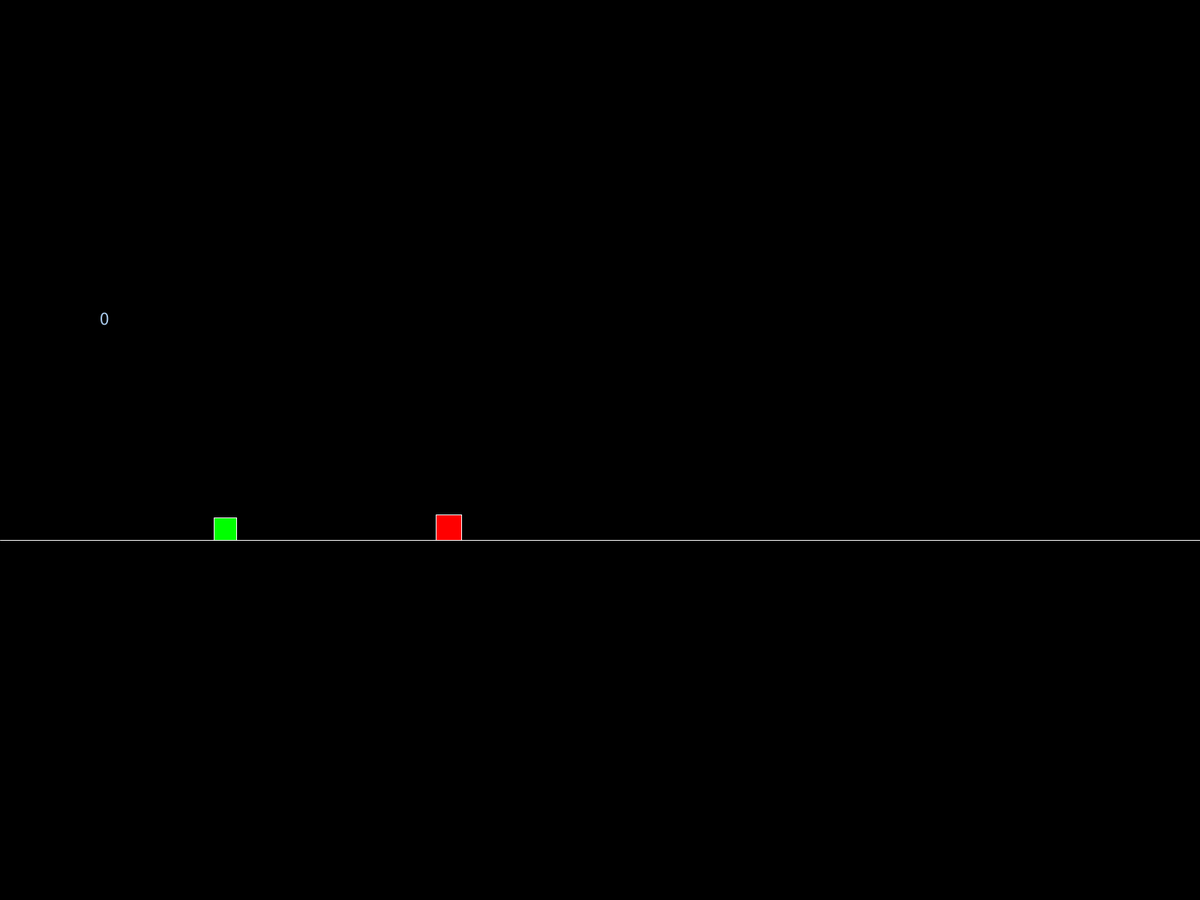
Frame 1 (no input)
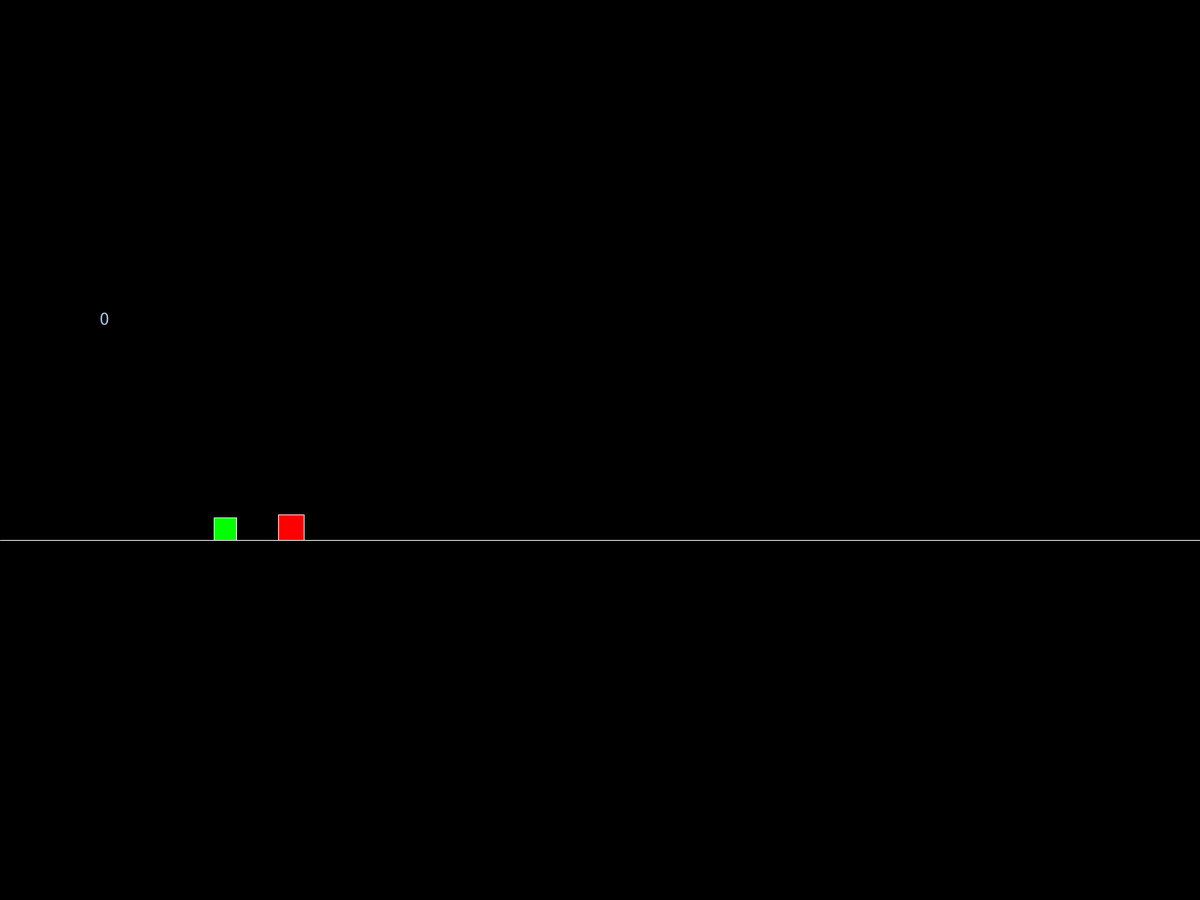
Frame 60 (the mouse pressed at the canvas centre just before this capture)
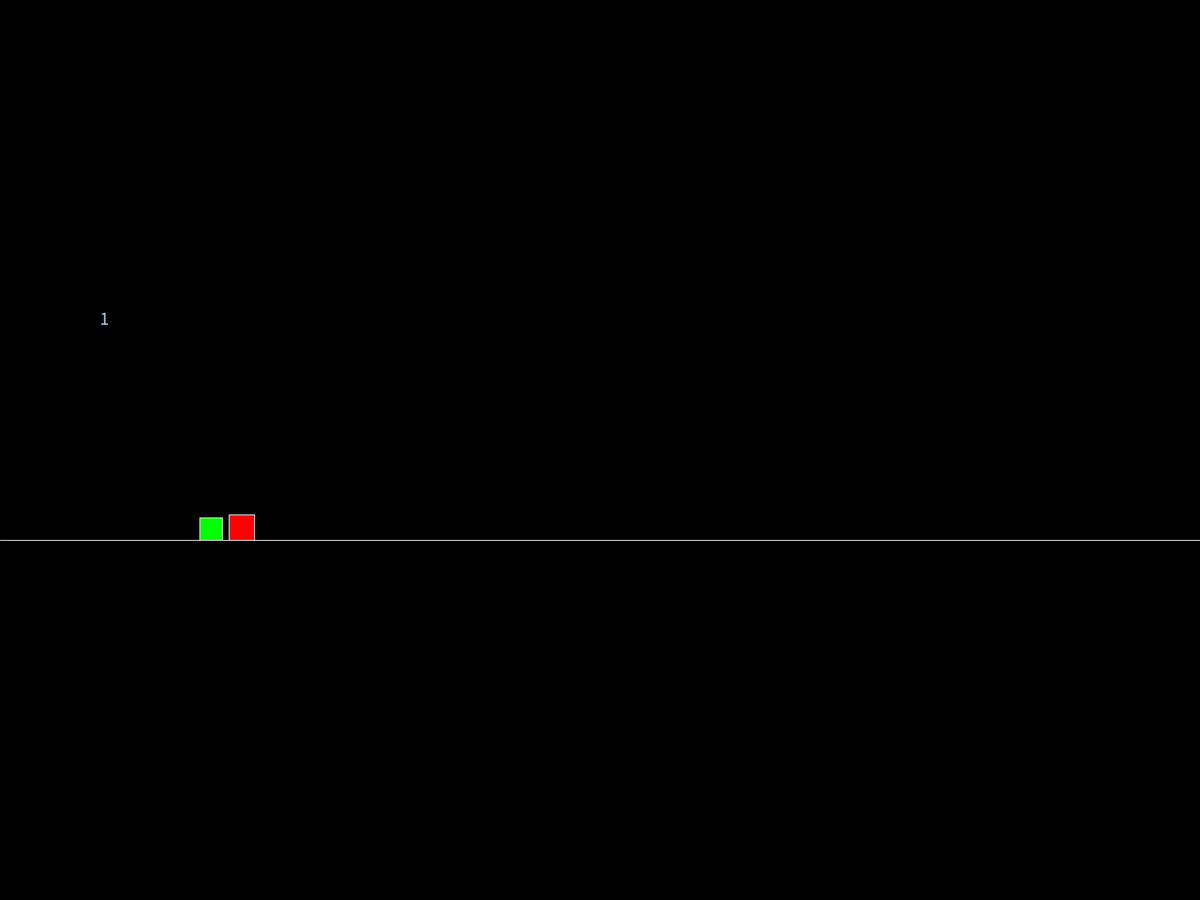
Frame 120 (the mouse held since frame 60 and released just before this capture)

The Processing sketch that drew these frames (run headless with seeded random() and noise(); from frame 60 on, the mouse is pressed at the canvas centre):

// Processing sketch: Main
// ── Main.pde
import java.util.Random;
import java.util.Arrays;
import java.util.LinkedList;

//Number of blocks involved.
int blockCount = 2;
//A helper counter for color depiction of blocks.
int blockCounter = 0;
//Number of possible initial block locations, must be
//greater than the number of blocks present.
int maxInitPos = blockCount*3;
//Velocity magnitude bound.
float maxSpeed = 100;
//Minimum side length of a block.
int minSideLength = 30;
//Maximum width of a block.
int maxSideLength;
//Maximum mass allowed, which is proportional to the logrithm of the side length.
double maxMass;
//Minimum mass, computed instead of ordained.
double minMass;
//Logrithmic conversion constant from mass to length.
double mc;
//Constant vertical surface location of the centers of the blocks.
float surY;
//All blocks concerned.
Block[] blocks = new Block[blockCount];
//Random color arrays generated. 
int[][] cols = {{255,0,0},{0,255,0},{0,0,255},{255,255,0},{0,255,255},{255,0,255},
  {128,128,0},{0,128,0},{128,0,128},{128,0,0},{215,215,0},{189,183,107},
  {143,188,143},{47,79,79},{25,25,112},{218,112,214},{255,235,205},{188,143,143},
  {255,218,185},{112,128,144},{230,230,250}}; 
//Right-most block that collides into wall in conjunction with blocks on the left, if any.
int rightMostWallPusher = -1;
float framerate = 80;
void setup()
{
  //Why, define size.
  //size(1200,1000);
  fullScreen();
  //Define uniform initial spacing interval.
  //maxSideLength = width/maxInitPos;
  maxSideLength = 50;
  //Define vertical position of blocks' movements.
  surY = 0.6*height;
  //If the width and height are too discrepant, rectify them to the minimum.
  if(maxSideLength > surY)
  {
    println("Entered!");
    maxSideLength = (int)(surY*0.4);
    maxInitPos = width/maxSideLength;
    if(maxInitPos < blockCount)
      throw new RuntimeException("Cannot Initialize Scenario with Current Dimensions! Scale Up Vertical Stretch.");
  }
  //Computation-setup inconsistency.
  if(minSideLength > maxSideLength)
    throw new RuntimeException("Minimum Side Length Too Large!");
  //Postulate maximum mass.
  maxMass = Math.pow(maxSideLength, 5);
  minMass = Math.pow(minSideLength, 7);
  //Compute constant for mass-logrithmic conversion.
  mc = Math.exp(maxSideLength)/maxMass;
  //Initialize blocks;
  initBlocks(new double[]{50, 600, -70},new double[]{1, 300, 0});
  //initBlocks();
  //initBlocks();
  frameRate(framerate);
}

int frameIndex = 0;
float timeStamp = 0;
void draw()
{
  background(0);
  //Draw horizontal boundary.
  stroke(255, 255, 255);
  line(0, surY, width, surY);
  timeStamp += 1/frameRate;
  //Compute movement.
  HashMap<Block, Float> frame = getFrame(timeStamp);
  depictBlocks(frame);
  //for(int i = 0; i <= rightMostWallPusher; i++)
  //{
  //  Block wp = blocks[i];
  //  wp.v = -wp.v;
  //}
  //Reset wall-pusher index.
  //rightMostWallPusher = -1;
  //noLoop();
  fill(#abcdef); 
  textSize(25);
  text (collisionCount, 133, 433); 
}

//Either all blocks randomized or all with provided initial conditions.
void initBlocks(double[]... inimxvs)
{
  //Possible to provide initial positions and velocities
  //of some blocks with the rest randomly initialized.
  if(inimxvs.length == blockCount)
    for(int i = 0; i < inimxvs.length; i++)
      blocks[i] = new Block(inimxvs[i][0], (float)inimxvs[i][1], (float)inimxvs[i][2]);
  else if(inimxvs.length != 0)
    throw new RuntimeException("Insufficient Initial Conditions!");
  else
  {
    //Helper array for randomization.
    int[] availPos = new int[maxInitPos];
    for(int i = 0; i < maxInitPos; i++)
      availPos[i] = i;
    //Randomize non-conflicting block locations.
    for(int i = 0; i < blockCount; i++)
    {
      int randIndex = (int)((maxInitPos - i)*Math.random());
      int randInitPos = availPos[randIndex];
      //Fill in with the last element.
      availPos[randIndex] = availPos[maxInitPos - i - 1];
      //Randomized side length; prevent block with unobservable side length.
      int sl = (int)((maxSideLength - minSideLength)*Math.random()) + minSideLength;
      blocks[i] = new Block(sl, 
                            randInitPos*maxSideLength + sl/2, 
                            -maxSpeed + (float)(Math.random()*2*maxSpeed));
    }
  }
}

void depictBlocks(HashMap<Block, Float> frame)
{
  for(Block block: blocks)
    depict(block, frame.get(block));
}


  
public void depict(Block block, float x)
{
  fill(block.col);
  rect(x - block.sideLength/2, surY - block.sideLength, block.sideLength, block.sideLength);
}

public class Block implements Comparable<Block>
{
  //Horizontal position.
  public float x;
  //Horizontal velocity.
  public float v;
  //Mass.
  public double m;
  //Side length;
  public float sideLength;
  //Color.
  public color col;

  //Instantiate a block provided with its mass.  
  public Block(double m, float x, float v)
  {
    this.m = m;
    this.x = x;
    this.v = v;
    //Render logrithmically proportional length.
    sideLength = (int)Math.log(mc*m);
    //Give a color.
    //col = color(rand.nextInt(255), rand.nextInt(255), rand.nextInt(255));
    if(blockCounter >= blockCount)
      blockCounter = 0;
    col = color(cols[blockCounter][0], cols[blockCounter][1], cols[blockCounter][2]);
    blockCounter++;
  }
  
  //Instantiate provided the side length.
  public Block(int l, float x, float v)
  {
    sideLength = l;
    this.x = x;
    this.v = v;
    this.m = Math.exp(l)/mc;
    println(m);
    //col = color(rand.nextInt(255), rand.nextInt(255), rand.nextInt(255));
    if(blockCounter >= blockCount)
      blockCounter = 0;
    col = color(cols[blockCounter][0], cols[blockCounter][1], cols[blockCounter][2]);
    blockCounter++;
  }
  
  public float rightBound(){
    return this.x+this.sideLength/2;
  }
  
  public float leftBound(){
    return this.x-this.sideLength/2;
  }
  
  //If two blocks are colliding: overlap in volume with co-central distance diminishing.
  public boolean isColliding(Block other)
  {
    Block toTheRight = Math.max(x, other.x) == x? this: other;
    Block toTheLeft = toTheRight == this? other: this;
    return toTheRight.x - toTheRight.sideLength/2 <= toTheLeft.x + toTheLeft.sideLength/2&& 
            (v - other.v)*(x - other.x) < 0;
  }
  
  public boolean isPushingWall()
  {
    return x - sideLength/2 <= 0;
  }
  
  public double absVelocityDifference(Block other)
  {
    return Math.abs(v - other.v);
  }
  
  public int compareTo(Block other)
  {
    return this.x < other.x? -1: (this.x == other.x? 0: 1);
  }
  
  public String toString()
  {
    return String.format("Block of Length %d and Mass %f at %f in velocity %f with Color %s", sideLength, m, x, v, col);
  }
}
// ── CollisionEmulator.pde
float t = 0;

public class CollisionTuple
{
  Block one, two;
  
  public CollisionTuple(Block one, Block two)
  {
    this.one = one;
    this.two = two;
  }
}


void updatePostCollisionVelocities(CollisionTuple ct)
{
    Block a = ct.one;
    Block b = ct.two;
    float v1 = a.v, v2 = b.v;
    double m1 = a.m, m2 = b.m;
    a.v = v1+2*(v2-v1)*(float)((m2)/(m1+m2));
    b.v = v2+2*(v1-v2)*(float)((m1)/(m1+m2));
}


void increment()
{
  float dt = getTimeGap();
  //println(dt);
  t+=dt;
  for(int i = 0; i < blocks.length; i++)
    blocks[i].x += blocks[i].v*dt;
  //println(frameRate);
}

float getTimeGap(){
  float dt = 1/framerate;
  if(blocks[0].v<0)
    if(blocks[0].leftBound()/-blocks[0].v<dt)
      dt = blocks[0].leftBound()/-blocks[0].v;
  for(int i = 1; i < blocks.length; i++){
    Block a = blocks[i], b = blocks[i-1];
    if(b.v>a.v){
      float timeGap = (a.leftBound()-b.rightBound())/(b.v-a.v);
      if(timeGap<dt) {
        dt = timeGap+0.0000001;
        //println("dt: "+dt+" from "+i);
        //println(a.leftBound()>b.rightBound());
      }
    }
  }
  return dt;
}

int collisionCount = 0;
void computeCollisions(){
  //Check for wall-pushers.
  if(blocks[0].isPushingWall())
  {
    blocks[0].v = -blocks[0].v;
    //rightMostWallPusher++;
      //println("colliding block 0 with wall");
      collisionCount++;
      println("collision #: "+collisionCount);
  }
  for(int i = 1; i < blocks.length; i++)
  {
    //Colliding?
    if(blocks[i].isColliding(blocks[i - 1]))
    {
      //if(onWallPushing)
      //  rightMostWallPusher++;
      //collidingDuos.add(new CollisionTuple(blocks[i], blocks[i - 1]));
      updatePostCollisionVelocities(new CollisionTuple(blocks[i], blocks[i - 1]));
      //println("colliding block "+i +" with block "+(i-1));
      collisionCount++;
      println("collision #: "+collisionCount);
    }
  }
  //Reverse velocities for wall-pushers.
  //if(onWallPushing){
      
  //    onWallPushing = false;
  //}
}


HashMap<Block, Float> frame = new HashMap<Block, Float>();
boolean computing = false;
HashMap<Block, Float> getFrame(float timeStamp){
  //Consider collisions.
  //Sort blocks from left to right.
  if(!computing){
    computing = true;
    Arrays.sort(blocks);
    while(t<timeStamp){
      computeCollisions();
      increment();
    }
    for(Block block : blocks)
      frame.put(block, block.x);
    computing = false;
  }
  return frame;
}
